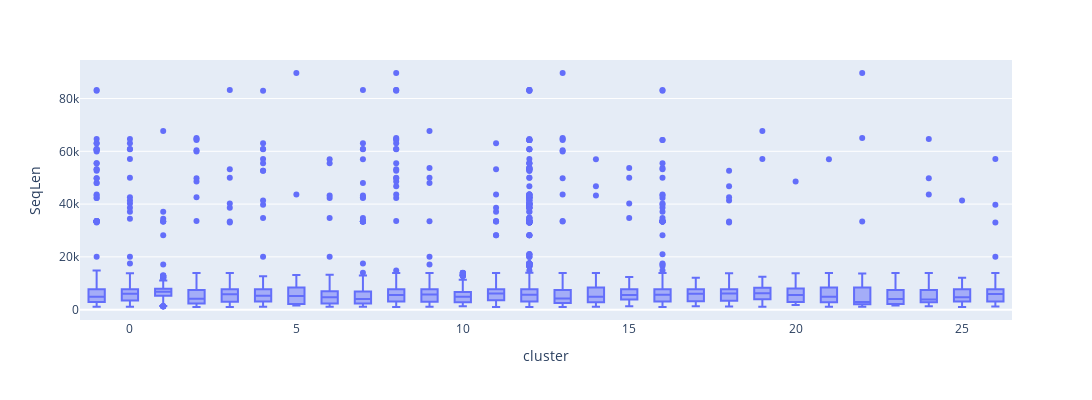

Notebook code cell kept with this figure:
### Code cell
fig = px.box(df, x="cluster", y="SeqLen")
fig.update_layout(
    autosize=False,
    width=1500,
    height=400,
)
fig.show()

### Figure 1 — Plotly figure (JSON) as saved in the notebook; plotly's stock layout.template omitted (floating-point values rounded to 4 significant figures; data arrays with more than 128 entries replaced by an {"elided": "..."} marker saying what was removed)
{"data": [{"alignmentgroup": "True", "hovertemplate": "cluster=%{x}<br>SeqLen=%{y}<extra></extra>", "legendgroup": "", "marker": {"color": "#636efa"}, "name": "", "notched": false, "offsetgroup": "", "orientation": "v", "showlegend": false, "x": {"elided": "35115 int values"}, "x0": " ", "xaxis": "x", "y": {"elided": "35115 int values"}, "y0": " ", "yaxis": "y", "type": "box"}], "layout": {"xaxis": {"anchor": "y", "domain": [0.0, 1.0], "title": {"text": "cluster"}}, "yaxis": {"anchor": "x", "domain": [0.0, 1.0], "title": {"text": "SeqLen"}}, "legend": {"tracegroupgap": 0}, "margin": {"t": 60}, "boxmode": "group", "autosize": false, "width": 1500, "height": 400}}
